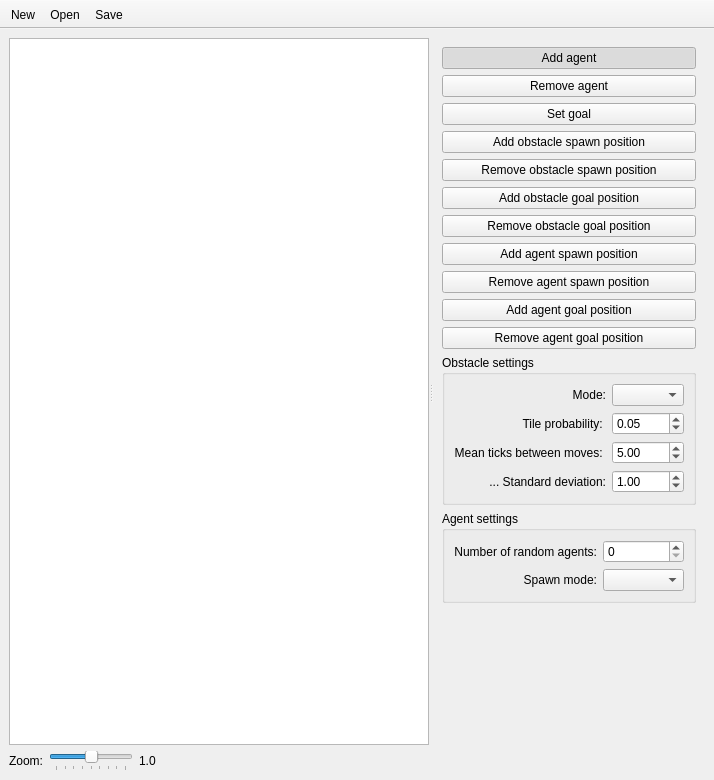
<?xml version="1.0" encoding="UTF-8"?>
<ui version="4.0">
 <class>ScenarioEdit</class>
 <widget class="QMainWindow" name="ScenarioEdit">
  <property name="geometry">
   <rect>
    <x>0</x>
    <y>0</y>
    <width>714</width>
    <height>780</height>
   </rect>
  </property>
  <property name="windowTitle">
   <string>Edit scenario</string>
  </property>
  <widget class="QWidget" name="centralwidget">
   <layout class="QVBoxLayout" name="verticalLayout" stretch="1,0">
    <item>
     <widget class="QSplitter" name="splitter">
      <property name="orientation">
       <enum>Qt::Horizontal</enum>
      </property>
      <property name="childrenCollapsible">
       <bool>false</bool>
      </property>
      <widget class="zoomable_graphics_view" name="world_view">
       <property name="sizePolicy">
        <sizepolicy hsizetype="Expanding" vsizetype="Expanding">
         <horstretch>1</horstretch>
         <verstretch>0</verstretch>
        </sizepolicy>
       </property>
       <property name="mouseTracking">
        <bool>true</bool>
       </property>
      </widget>
      <widget class="QFrame" name="verticalFrame">
       <layout class="QVBoxLayout" name="verticalLayout_2">
        <item>
         <widget class="QPushButton" name="add_agent_button">
          <property name="text">
           <string>Add agent</string>
          </property>
          <property name="checkable">
           <bool>true</bool>
          </property>
          <property name="checked">
           <bool>true</bool>
          </property>
          <property name="autoExclusive">
           <bool>true</bool>
          </property>
         </widget>
        </item>
        <item>
         <widget class="QPushButton" name="remove_agent_button">
          <property name="text">
           <string>Remove agent</string>
          </property>
          <property name="checkable">
           <bool>true</bool>
          </property>
          <property name="autoExclusive">
           <bool>true</bool>
          </property>
         </widget>
        </item>
        <item>
         <widget class="QPushButton" name="set_goal_button">
          <property name="text">
           <string>Set goal</string>
          </property>
          <property name="checkable">
           <bool>true</bool>
          </property>
          <property name="autoExclusive">
           <bool>true</bool>
          </property>
         </widget>
        </item>
        <item>
         <widget class="QPushButton" name="add_obstacle_spawn_button">
          <property name="text">
           <string>Add obstacle spawn position</string>
          </property>
          <property name="checkable">
           <bool>true</bool>
          </property>
          <property name="autoExclusive">
           <bool>true</bool>
          </property>
         </widget>
        </item>
        <item>
         <widget class="QPushButton" name="remove_obstacle_spawn_button">
          <property name="text">
           <string>Remove obstacle spawn position</string>
          </property>
          <property name="checkable">
           <bool>true</bool>
          </property>
          <property name="autoExclusive">
           <bool>true</bool>
          </property>
         </widget>
        </item>
        <item>
         <widget class="QPushButton" name="add_obstacle_goal_button">
          <property name="text">
           <string>Add obstacle goal position</string>
          </property>
          <property name="checkable">
           <bool>true</bool>
          </property>
          <property name="autoExclusive">
           <bool>true</bool>
          </property>
         </widget>
        </item>
        <item>
         <widget class="QPushButton" name="remove_obstacle_goal_button">
          <property name="text">
           <string>Remove obstacle goal position</string>
          </property>
          <property name="checkable">
           <bool>true</bool>
          </property>
          <property name="autoExclusive">
           <bool>true</bool>
          </property>
         </widget>
        </item>
        <item>
         <widget class="QPushButton" name="add_agent_spawn_button">
          <property name="text">
           <string>Add agent spawn position</string>
          </property>
          <property name="checkable">
           <bool>true</bool>
          </property>
          <property name="autoExclusive">
           <bool>true</bool>
          </property>
         </widget>
        </item>
        <item>
         <widget class="QPushButton" name="remove_agent_spawn_button">
          <property name="text">
           <string>Remove agent spawn position</string>
          </property>
          <property name="checkable">
           <bool>true</bool>
          </property>
          <property name="autoExclusive">
           <bool>true</bool>
          </property>
         </widget>
        </item>
        <item>
         <widget class="QPushButton" name="add_agent_goal_button">
          <property name="text">
           <string>Add agent goal position</string>
          </property>
          <property name="checkable">
           <bool>true</bool>
          </property>
          <property name="autoExclusive">
           <bool>true</bool>
          </property>
         </widget>
        </item>
        <item>
         <widget class="QPushButton" name="remove_agent_goal_button">
          <property name="text">
           <string>Remove agent goal position</string>
          </property>
          <property name="checkable">
           <bool>true</bool>
          </property>
          <property name="autoExclusive">
           <bool>true</bool>
          </property>
         </widget>
        </item>
        <item>
         <widget class="QGroupBox" name="groupBox">
          <property name="title">
           <string>Obstacle settings</string>
          </property>
          <property name="flat">
           <bool>false</bool>
          </property>
          <layout class="QGridLayout" name="gridLayout">
           <item row="2" column="0">
            <widget class="QLabel" name="label_3">
             <property name="text">
              <string>Mean ticks between moves: </string>
             </property>
             <property name="alignment">
              <set>Qt::AlignRight|Qt::AlignTrailing|Qt::AlignVCenter</set>
             </property>
            </widget>
           </item>
           <item row="3" column="0">
            <widget class="QLabel" name="label_4">
             <property name="text">
              <string>... Standard deviation:</string>
             </property>
             <property name="alignment">
              <set>Qt::AlignRight|Qt::AlignTrailing|Qt::AlignVCenter</set>
             </property>
            </widget>
           </item>
           <item row="1" column="1">
            <widget class="QDoubleSpinBox" name="tile_probability_spin">
             <property name="maximum">
              <double>1.000000000000000</double>
             </property>
             <property name="singleStep">
              <double>0.010000000000000</double>
             </property>
             <property name="value">
              <double>0.050000000000000</double>
             </property>
            </widget>
           </item>
           <item row="1" column="0">
            <widget class="QLabel" name="label_2">
             <property name="text">
              <string>Tile probability: </string>
             </property>
             <property name="alignment">
              <set>Qt::AlignRight|Qt::AlignTrailing|Qt::AlignVCenter</set>
             </property>
            </widget>
           </item>
           <item row="3" column="1">
            <widget class="QDoubleSpinBox" name="std_dev_spin">
             <property name="value">
              <double>1.000000000000000</double>
             </property>
            </widget>
           </item>
           <item row="2" column="1">
            <widget class="QDoubleSpinBox" name="mean_ticks_spin">
             <property name="minimum">
              <double>0.000000000000000</double>
             </property>
             <property name="maximum">
              <double>9999.000000000000000</double>
             </property>
             <property name="value">
              <double>5.000000000000000</double>
             </property>
            </widget>
           </item>
           <item row="0" column="0">
            <widget class="QLabel" name="label_6">
             <property name="text">
              <string>Mode:</string>
             </property>
             <property name="alignment">
              <set>Qt::AlignRight|Qt::AlignTrailing|Qt::AlignVCenter</set>
             </property>
            </widget>
           </item>
           <item row="0" column="1">
            <widget class="QComboBox" name="mode_combo">
             <property name="editable">
              <bool>false</bool>
             </property>
             <property name="sizeAdjustPolicy">
              <enum>QComboBox::AdjustToContents</enum>
             </property>
            </widget>
           </item>
          </layout>
         </widget>
        </item>
        <item>
         <widget class="QGroupBox" name="groupBox_2">
          <property name="title">
           <string>Agent settings</string>
          </property>
          <layout class="QGridLayout" name="gridLayout_2">
           <item row="0" column="0">
            <widget class="QLabel" name="label_5">
             <property name="text">
              <string>Number of random agents:</string>
             </property>
             <property name="alignment">
              <set>Qt::AlignRight|Qt::AlignTrailing|Qt::AlignVCenter</set>
             </property>
            </widget>
           </item>
           <item row="0" column="1">
            <widget class="QSpinBox" name="random_agents_spin">
             <property name="maximum">
              <number>999999</number>
             </property>
            </widget>
           </item>
           <item row="1" column="0">
            <widget class="QLabel" name="label_7">
             <property name="text">
              <string>Spawn mode:</string>
             </property>
             <property name="alignment">
              <set>Qt::AlignRight|Qt::AlignTrailing|Qt::AlignVCenter</set>
             </property>
            </widget>
           </item>
           <item row="1" column="1">
            <widget class="QComboBox" name="agents_spawn_combo"/>
           </item>
          </layout>
         </widget>
        </item>
        <item>
         <spacer name="verticalSpacer">
          <property name="orientation">
           <enum>Qt::Vertical</enum>
          </property>
          <property name="sizeHint" stdset="0">
           <size>
            <width>20</width>
            <height>40</height>
           </size>
          </property>
         </spacer>
        </item>
       </layout>
      </widget>
     </widget>
    </item>
    <item>
     <layout class="QHBoxLayout" name="horizontalLayout">
      <item>
       <widget class="QLabel" name="label">
        <property name="sizePolicy">
         <sizepolicy hsizetype="Maximum" vsizetype="Preferred">
          <horstretch>0</horstretch>
          <verstretch>0</verstretch>
         </sizepolicy>
        </property>
        <property name="text">
         <string>Zoom:</string>
        </property>
       </widget>
      </item>
      <item>
       <widget class="QSlider" name="zoom_slider">
        <property name="sizePolicy">
         <sizepolicy hsizetype="Preferred" vsizetype="Preferred">
          <horstretch>0</horstretch>
          <verstretch>0</verstretch>
         </sizepolicy>
        </property>
        <property name="maximumSize">
         <size>
          <width>150</width>
          <height>16777215</height>
         </size>
        </property>
        <property name="minimum">
         <number>-4</number>
        </property>
        <property name="maximum">
         <number>4</number>
        </property>
        <property name="pageStep">
         <number>1</number>
        </property>
        <property name="value">
         <number>0</number>
        </property>
        <property name="orientation">
         <enum>Qt::Horizontal</enum>
        </property>
        <property name="invertedAppearance">
         <bool>false</bool>
        </property>
        <property name="invertedControls">
         <bool>false</bool>
        </property>
        <property name="tickPosition">
         <enum>QSlider::TicksBelow</enum>
        </property>
        <property name="tickInterval">
         <number>1</number>
        </property>
       </widget>
      </item>
      <item>
       <widget class="QLabel" name="zoom_text">
        <property name="text">
         <string>1.0</string>
        </property>
       </widget>
      </item>
      <item>
       <spacer name="horizontalSpacer">
        <property name="orientation">
         <enum>Qt::Horizontal</enum>
        </property>
        <property name="sizeHint" stdset="0">
         <size>
          <width>40</width>
          <height>20</height>
         </size>
        </property>
       </spacer>
      </item>
      <item>
       <widget class="QLabel" name="text_label">
        <property name="text">
         <string/>
        </property>
       </widget>
      </item>
     </layout>
    </item>
   </layout>
  </widget>
  <widget class="QToolBar" name="toolBar">
   <property name="windowTitle">
    <string>toolBar</string>
   </property>
   <property name="movable">
    <bool>false</bool>
   </property>
   <property name="floatable">
    <bool>false</bool>
   </property>
   <attribute name="toolBarArea">
    <enum>TopToolBarArea</enum>
   </attribute>
   <attribute name="toolBarBreak">
    <bool>false</bool>
   </attribute>
   <addaction name="action_new"/>
   <addaction name="action_open"/>
   <addaction name="action_save"/>
  </widget>
  <action name="action_open">
   <property name="text">
    <string>Open</string>
   </property>
  </action>
  <action name="action_new">
   <property name="text">
    <string>New</string>
   </property>
  </action>
  <action name="action_save">
   <property name="text">
    <string>Save</string>
   </property>
  </action>
 </widget>
 <customwidgets>
  <customwidget>
   <class>zoomable_graphics_view</class>
   <extends>QGraphicsView</extends>
   <header>zoomable_graphics_view.hpp</header>
  </customwidget>
 </customwidgets>
 <resources/>
 <connections>
  <connection>
   <sender>action_new</sender>
   <signal>triggered()</signal>
   <receiver>ScenarioEdit</receiver>
   <slot>new_scenario()</slot>
   <hints>
    <hint type="sourcelabel">
     <x>-1</x>
     <y>-1</y>
    </hint>
    <hint type="destinationlabel">
     <x>399</x>
     <y>299</y>
    </hint>
   </hints>
  </connection>
  <connection>
   <sender>action_open</sender>
   <signal>triggered()</signal>
   <receiver>ScenarioEdit</receiver>
   <slot>open_scenario()</slot>
   <hints>
    <hint type="sourcelabel">
     <x>-1</x>
     <y>-1</y>
    </hint>
    <hint type="destinationlabel">
     <x>399</x>
     <y>299</y>
    </hint>
   </hints>
  </connection>
  <connection>
   <sender>action_save</sender>
   <signal>triggered()</signal>
   <receiver>ScenarioEdit</receiver>
   <slot>save_scenario()</slot>
   <hints>
    <hint type="sourcelabel">
     <x>-1</x>
     <y>-1</y>
    </hint>
    <hint type="destinationlabel">
     <x>399</x>
     <y>299</y>
    </hint>
   </hints>
  </connection>
  <connection>
   <sender>set_goal_button</sender>
   <signal>toggled(bool)</signal>
   <receiver>ScenarioEdit</receiver>
   <slot>reset_goal()</slot>
   <hints>
    <hint type="sourcelabel">
     <x>1076</x>
     <y>139</y>
    </hint>
    <hint type="destinationlabel">
     <x>332</x>
     <y>35</y>
    </hint>
   </hints>
  </connection>
 </connections>
 <slots>
  <slot>new_scenario()</slot>
  <slot>open_scenario()</slot>
  <slot>save_scenario()</slot>
  <slot>reset_goal()</slot>
  <slot>change_zoom(int)</slot>
 </slots>
</ui>
